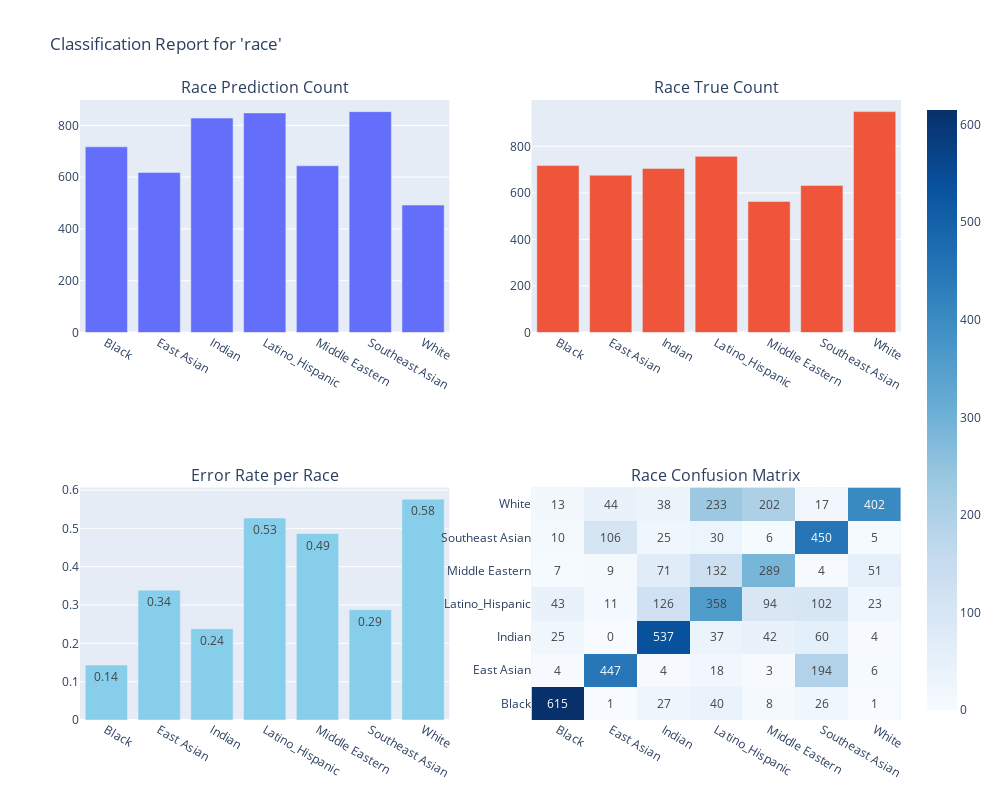

The notebook cell this image was saved under:
### Markdown cell above
Utiliser Caucasian à la place de White augmente la probabilité que ces derniers seront mieux prédits.

### Code cell
df_r_feutures = import_data('./scv_1/r_feutures.csv')
run_stats(df_r_feutures, 'race')

### Figure 1 — Plotly figure (JSON) as saved in the notebook; plotly's stock layout.template omitted (floating-point values rounded to 4 significant figures)
{"data": [{"name": "Predicted", "type": "bar", "x": ["Black", "East Asian", "Indian", "Latino_Hispanic", "Middle Eastern", "Southeast Asian", "White"], "xaxis": "x", "y": [717, 618, 828, 848, 644, 853, 492], "yaxis": "y"}, {"name": "True", "type": "bar", "x": ["Black", "East Asian", "Indian", "Latino_Hispanic", "Middle Eastern", "Southeast Asian", "White"], "xaxis": "x2", "y": [718, 676, 705, 757, 563, 632, 949], "yaxis": "y2"}, {"marker": {"color": "skyblue"}, "name": "Error Rate", "text": [0.14, 0.34, 0.24, 0.53, 0.49, 0.29, 0.58], "textposition": "auto", "type": "bar", "x": ["Black", "East Asian", "Indian", "Latino_Hispanic", "Middle Eastern", "Southeast Asian", "White"], "xaxis": "x3", "y": [0.1435, 0.3388, 0.2383, 0.5271, 0.4867, 0.288, 0.5764], "yaxis": "y3"}, {"colorscale": [[0, "rgb(247,251,255)"], [0.125, "rgb(222,235,247)"], [0.25, "rgb(198,219,239)"], [0.375, "rgb(158,202,225)"], [0.5, "rgb(107,174,214)"], [0.625, "rgb(66,146,198)"], [0.75, "rgb(33,113,181)"], [0.875, "rgb(8,81,156)"], [1, "rgb(8,48,107)"]], "hoverinfo": "z", "text": [["615", "1", "27", "40", "8", "26", "1"], ["4", "447", "4", "18", "3", "194", "6"], ["25", "0", "537", "37", "42", "60", "4"], ["43", "11", "126", "358", "94", "102", "23"], ["7", "9", "71", "132", "289", "4", "51"], ["10", "106", "25", "30", "6", "450", "5"], ["13", "44", "38", "233", "202", "17", "402"]], "texttemplate": "%{text}", "type": "heatmap", "x": ["Black", "East Asian", "Indian", "Latino_Hispanic", "Middle Eastern", "Southeast Asian", "White"], "xaxis": "x4", "y": ["Black", "East Asian", "Indian", "Latino_Hispanic", "Middle Eastern", "Southeast Asian", "White"], "yaxis": "y4", "z": [[615, 1, 27, 40, 8, 26, 1], [4, 447, 4, 18, 3, 194, 6], [25, 0, 537, 37, 42, 60, 4], [43, 11, 126, 358, 94, 102, 23], [7, 9, 71, 132, 289, 4, 51], [10, 106, 25, 30, 6, 450, 5], [13, 44, 38, 233, 202, 17, 402]]}], "layout": {"annotations": [{"font": {"size": 16}, "showarrow": false, "text": "Race Prediction Count", "x": 0.225, "xanchor": "center", "xref": "paper", "y": 1, "yanchor": "bottom", "yref": "paper"}, {"font": {"size": 16}, "showarrow": false, "text": "Race True Count", "x": 0.775, "xanchor": "center", "xref": "paper", "y": 1, "yanchor": "bottom", "yref": "paper"}, {"font": {"size": 16}, "showarrow": false, "text": "Error Rate per Race", "x": 0.225, "xanchor": "center", "xref": "paper", "y": 0.375, "yanchor": "bottom", "yref": "paper"}, {"font": {"size": 16}, "showarrow": false, "text": "Race Confusion Matrix", "x": 0.775, "xanchor": "center", "xref": "paper", "y": 0.375, "yanchor": "bottom", "yref": "paper"}], "height": 800, "showlegend": false, "title": {"text": "Classification Report for 'race'"}, "width": 1000, "xaxis": {"anchor": "y", "domain": [0, 0.45]}, "xaxis2": {"anchor": "y2", "domain": [0.55, 1]}, "xaxis3": {"anchor": "y3", "domain": [0, 0.45]}, "xaxis4": {"anchor": "y4", "domain": [0.55, 1]}, "yaxis": {"anchor": "x", "domain": [0.625, 1]}, "yaxis2": {"anchor": "x2", "domain": [0.625, 1]}, "yaxis3": {"anchor": "x3", "domain": [0, 0.375]}, "yaxis4": {"anchor": "x4", "domain": [0, 0.375]}}}
